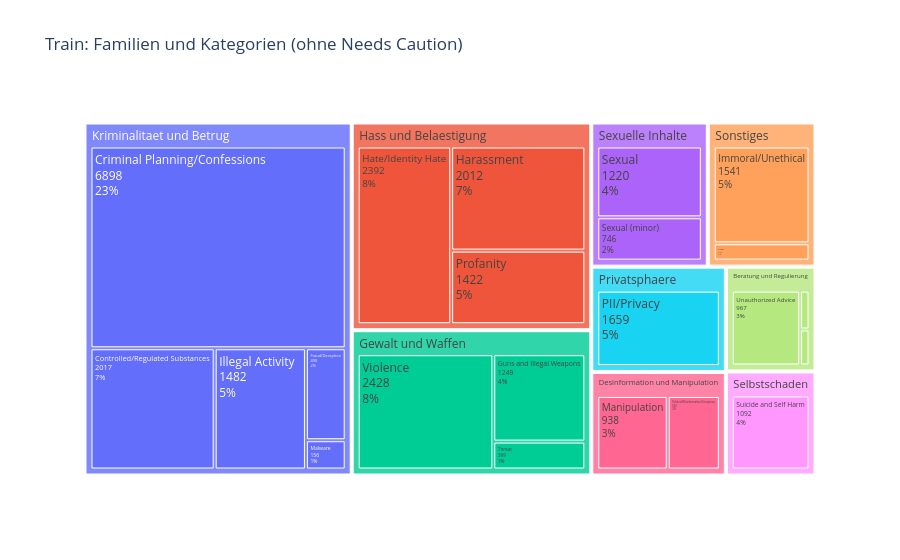

Notebook source saved alongside this figure:
### Markdown cell above
**Treemap:** Nennungen pro Familie und Kategorie im Train-Split als verschachtelte Kacheln: außen die Familie, innen die Kategorien. Die Fläche entspricht der Häufigkeit, angezeigt werden Name, Anzahl und Anteil am Gesamten.

### Code cell
import plotly.express as px

tm = (train_long.dropna(subset=["familie"])
      .loc[lambda d: ~d["kategorie"].isin(nicht_in_grafiken)]   # Zusatzmarker nicht mitzählen
      .groupby(["familie", "kategorie"]).size()
      .reset_index(name="n"))

fig = px.treemap(tm, path=["familie", "kategorie"], values="n",
                 title="Train: Familien und Kategorien (ohne Needs Caution)")
fig.update_traces(textinfo="label+value+percent root")
fig.show()

### Figure 1 — Plotly figure (JSON) as saved in the notebook; plotly's stock layout.template omitted (floating-point values rounded to 4 significant figures)
{"data": [{"branchvalues": "total", "domain": {"x": [0, 1], "y": [0, 1]}, "hovertemplate": "labels=%{label}<br>n=%{value}<br>parent=%{parent}<br>id=%{id}<extra></extra>", "ids": ["Beratung und Regulierung/Copyright/Trademark/Plagiarism", "Beratung und Regulierung/High Risk Gov Decision Making", "Beratung und Regulierung/Unauthorized Advice", "Desinformation und Manipulation/Manipulation", "Desinformation und Manipulation/Political/Misinformation/Conspiracy", "Gewalt und Waffen/Guns and Illegal Weapons", "Gewalt und Waffen/Threat", "Gewalt und Waffen/Violence", "Hass und Belaestigung/Harassment", "Hass und Belaestigung/Hate/Identity Hate", "Hass und Belaestigung/Profanity", "Kriminalitaet und Betrug/Controlled/Regulated Substances", "Kriminalitaet und Betrug/Criminal Planning/Confessions", "Kriminalitaet und Betrug/Fraud/Deception", "Kriminalitaet und Betrug/Illegal Activity", "Kriminalitaet und Betrug/Malware", "Privatsphaere/PII/Privacy", "Selbstschaden/Suicide and Self Harm", "Sexuelle Inhalte/Sexual", "Sexuelle Inhalte/Sexual (minor)", "Sonstiges/Immoral/Unethical", "Sonstiges/Other", "Beratung und Regulierung", "Desinformation und Manipulation", "Gewalt und Waffen", "Hass und Belaestigung", "Kriminalitaet und Betrug", "Privatsphaere", "Selbstschaden", "Sexuelle Inhalte", "Sonstiges"], "labels": ["Copyright/Trademark/Plagiarism", "High Risk Gov Decision Making", "Unauthorized Advice", "Manipulation", "Political/Misinformation/Conspiracy", "Guns and Illegal Weapons", "Threat", "Violence", "Harassment", "Hate/Identity Hate", "Profanity", "Controlled/Regulated Substances", "Criminal Planning/Confessions", "Fraud/Deception", "Illegal Activity", "Malware", "PII/Privacy", "Suicide and Self Harm", "Sexual", "Sexual (minor)", "Immoral/Unethical", "Other", "Beratung und Regulierung", "Desinformation und Manipulation", "Gewalt und Waffen", "Hass und Belaestigung", "Kriminalitaet und Betrug", "Privatsphaere", "Selbstschaden", "Sexuelle Inhalte", "Sonstiges"], "name": "", "parents": ["Beratung und Regulierung", "Beratung und Regulierung", "Beratung und Regulierung", "Desinformation und Manipulation", "Desinformation und Manipulation", "Gewalt und Waffen", "Gewalt und Waffen", "Gewalt und Waffen", "Hass und Belaestigung", "Hass und Belaestigung", "Hass und Belaestigung", "Kriminalitaet und Betrug", "Kriminalitaet und Betrug", "Kriminalitaet und Betrug", "Kriminalitaet und Betrug", "Kriminalitaet und Betrug", "Privatsphaere", "Selbstschaden", "Sexuelle Inhalte", "Sexuelle Inhalte", "Sonstiges", "Sonstiges", "", "", "", "", "", "", "", "", ""], "textinfo": "label+value+percent root", "type": "treemap", "values": [64.0, 69.0, 967.0, 938.0, 693.0, 1249.0, 399.0, 2428.0, 2012.0, 2392.0, 1422.0, 2017.0, 6898.0, 490.0, 1482.0, 156.0, 1659.0, 1092.0, 1220.0, 746.0, 1541.0, 276.0, 1100.0, 1631.0, 4076.0, 5826.0, 11040.0, 1659.0, 1092.0, 1966.0, 1817.0]}], "layout": {"legend": {"tracegroupgap": 0}, "title": {"text": "Train: Familien und Kategorien (ohne Needs Caution)"}}}
